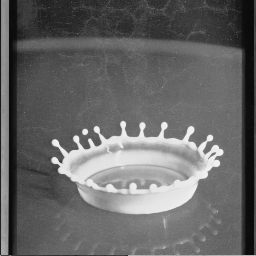
#> input picture image/SPASH.bmp, 256 x 256 px
$ jupyter execute TpAnaleEtTraitementImage.ipynb
#> lines starting #> are read from the running program, lines starting #| are printed output that depends on the picture
[cell 1]
#Exercice 1
import numpy as np
import matplotlib.pyplot as plt

[cell 2]
#parametre du signal
f0=400
duree=2
Fe=100

[cell 3]
#creation du vecteur temps
t=np.linspace(0,duree,int(Fe * duree))

[cell 4]
#creation du signal sinusoidal
signal=np.sin(2 * np.pi * f0* t)

[cell 5]
#representation du signal
plt.plot(t,signal)
plt.title("signal sinusoidal")
plt.xlabel("Temps (s)")
plt.ylabel("Amplitude")
plt.grid(True)
plt.show()
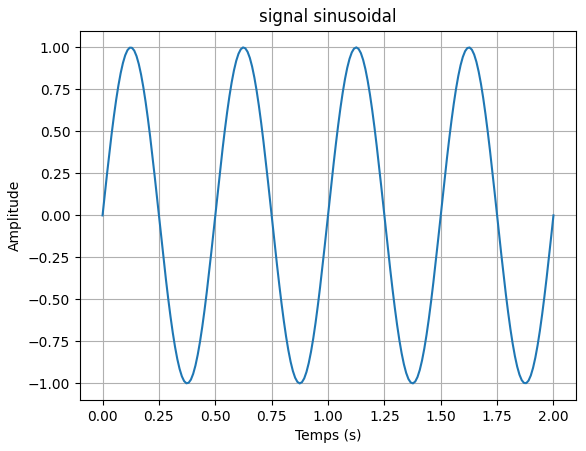
#> figure drawn by matplotlib, 1 panel; curve peaks at x = 1.13, y = 1

[cell 6]
#execice 2
import cv2 as cv

[cell 7]
image_spash=cv.imread("image/SPASH.bmp",cv.IMREAD_UNCHANGED)
#> image_spash is the input picture: shape (256, 256); min 8, max 241, mean 102.8
